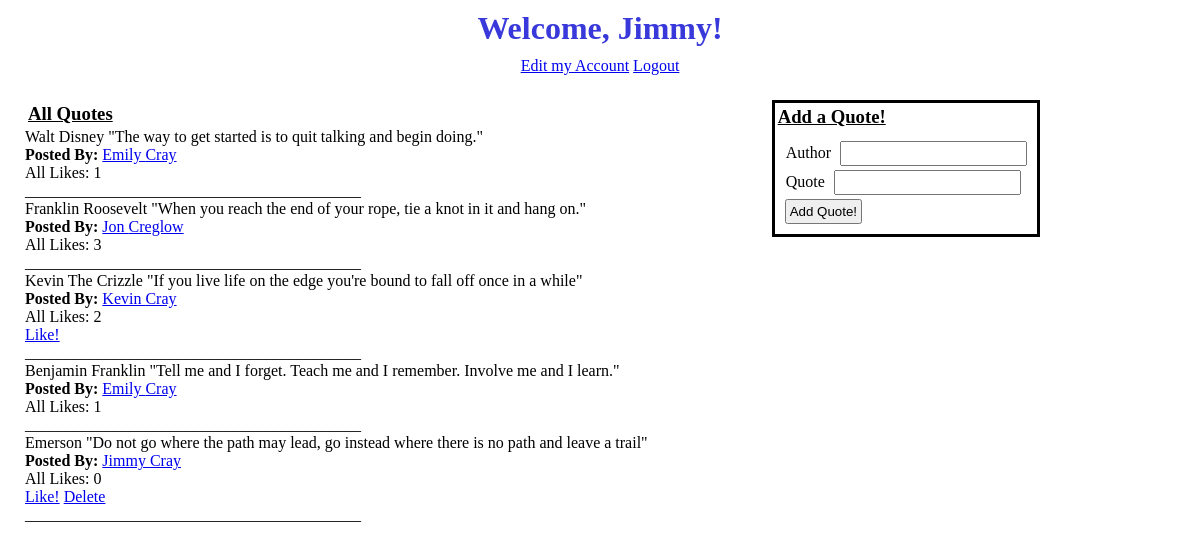
/quotes/ (signed in), run on the app's committed database.
### login_app/models.py (models this page shows)
class User(models.Model):
    first_name = models.CharField(max_length=45)
    last_name = models.CharField(max_length=45)
    email = models.EmailField(max_length=45)
    password = models.CharField(max_length=45)
    created_at = models.DateField(auto_now_add=True)
    updated_at = models.DateField(auto_now=True)
    objects = UserManager()

### quotes_app/models.py (models this page shows)
class Quote(models.Model):
    content = models.TextField(max_length=255)
    author = models.ForeignKey(Author, related_name = "author", on_delete=models.CASCADE)
    posted_by = models.ForeignKey(User, related_name = "user", on_delete=models.CASCADE)
    liked_by = models.ManyToManyField(User, related_name="likes")
    created_at = models.DateTimeField(auto_now_add=True)
    updated_at = models.DateTimeField(auto_now=True)
    objects = QuoteManager()

class Author(models.Model):
    name = models.CharField(max_length=45)
    created_at = models.DateTimeField(auto_now_add=True)
    updated_at = models.DateTimeField(auto_now=True)
    objects = AuthorManager()

### quotes_app/views.py (the view)
# urls.py: 2. Add a URL to urlpatterns:  path('', views.home, name='home')
def home(request):
    context = {
        'quote': Quote.objects.all(),
        'current_user': User.objects.get(id = request.session['user_id'])
    }
    return render(request, 'home.html', context)

### quotes_app/templates/home.html (shortened to what this page needs)
<!DOCTYPE html>
<html lang="en">
<head>
    {% load static %}
    <link rel="stylesheet" href="{% static 'style.css' %}">
</head>
<body>
    <div class="nav">
        <h1>Welcome, {{ request.session.greeting }}!</h1>
        <a href="profile" role="button">Edit my Account</a>
        <a href="{% url 'logout' %}" role="button">Logout</a>
    </div>
    <section class="quotes">
        <h3>All Quotes</h3>
        {% for quote in quote %}
        <p>{{ quote.author.name }} "{{ quote.content }}"</p>
        <P><strong>Posted By: </strong><a href="posted_by/{{quote.posted_by.id}}">{{ quote.posted_by.first_name }} {{ quote.posted_by.last_name }}</a></P>
            <p>All Likes: {{ quote.liked_by.count }}</p>
            {% if current_user not in quote.liked_by.all %}
            <a href="like/{{quote.id}}" role="button">Like!</a>
            {% endif %}
            {% if current_user == quote.posted_by %}
            <a href="delete/{{quote.id}}" role="button">Delete</a>
            {% endif %}
            <p>__________________________________________</p>
        {% endfor %}
    </section>
    <section class="form">
        <h3>Add a Quote!</h3>
        <form action="create_quote" method="POST">
            <label for="author">Author</label>
            <input type="text" name="author_name" id="author"><br>
            <label for="quote">Quote</label>
            <input type="text"  name="quote" id="quote"><br>
            <input type="submit" value="Add Quote!">
        </form>
    </section>
</body>
</html>

### quotes_app/static/style.css (style rules this page uses)
* { margin: 0px; padding: 0px; }
.nav { padding: 10px; text-align: center; }
.quotes { display: inline-block; margin-top: 15px; margin-left: 25px; }
.form { display: inline-block; vertical-align: top; margin-top: 15px; margin-left: 120px; border: solid black 3px; }
h3 { padding: 3px; text-decoration: underline; }
form { padding: 8px; }
form label { padding: 3px; }
form input { padding: 3px; margin: 2px; }
h1 { color: rgb(56, 56, 219); padding-bottom: 10px; }

### data on the page
User: session.greeting "Jimmy"
Quote: author.name "Walt Disney", content "The way to get started is to quit talking and begin doing.", posted_by.first_name "Emily", posted_by.last_name "Cray", liked_by.count "1"
Quote: author.name "Franklin Roosevelt", content "When you reach the end of your rope, tie a knot in it and hang on.", posted_by.first_name "Jon", posted_by.last_name "Creglow", liked_by.count "3"
Quote: author.name "Kevin The Crizzle", content "If you live life on the edge you're bound to fall off once in a while", posted_by.first_name "Kevin", posted_by.last_name "Cray", liked_by.count "2"
Quote: author.name "Benjamin Franklin", content "Tell me and I forget. Teach me and I remember. Involve me and I learn.", posted_by.first_name "Emily", posted_by.last_name "Cray", liked_by.count "1"
Quote: author.name "Emerson", content "Do not go where the path may lead, go instead where there is no path and leave a trail", posted_by.first_name "Jimmy", posted_by.last_name "Cray", liked_by.count "0"
